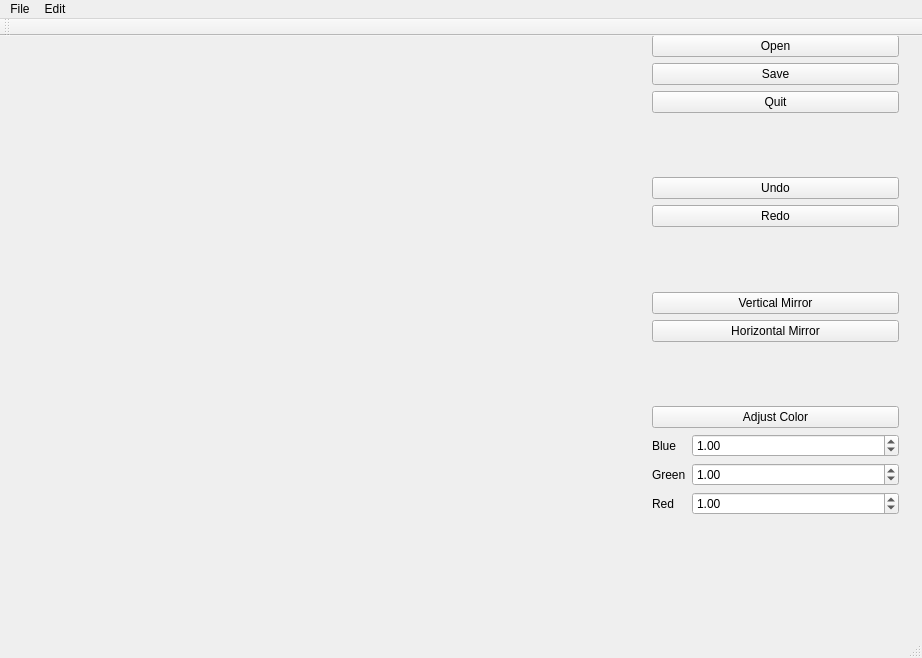
<?xml version="1.0" encoding="UTF-8"?>
<ui version="4.0">
 <class>UndoMainWin</class>
 <widget class="QMainWindow" name="UndoMainWin">
  <property name="geometry">
   <rect>
    <x>0</x>
    <y>0</y>
    <width>922</width>
    <height>545</height>
   </rect>
  </property>
  <property name="baseSize">
   <size>
    <width>0</width>
    <height>0</height>
   </size>
  </property>
  <property name="windowTitle">
   <string>UndoMainWin</string>
  </property>
  <widget class="QWidget" name="centralWidget">
   <property name="sizePolicy">
    <sizepolicy hsizetype="MinimumExpanding" vsizetype="Minimum">
     <horstretch>0</horstretch>
     <verstretch>0</verstretch>
    </sizepolicy>
   </property>
   <property name="minimumSize">
    <size>
     <width>800</width>
     <height>600</height>
    </size>
   </property>
   <widget class="QWidget" name="horizontalLayoutWidget">
    <property name="geometry">
     <rect>
      <x>-1</x>
      <y>-1</y>
      <width>911</width>
      <height>491</height>
     </rect>
    </property>
    <layout class="QHBoxLayout" name="horizontalLayout">
     <property name="sizeConstraint">
      <enum>QLayout::SetMinimumSize</enum>
     </property>
     <property name="leftMargin">
      <number>400</number>
     </property>
     <property name="topMargin">
      <number>0</number>
     </property>
     <item>
      <widget class="QLabel" name="m_ImageDisplay">
       <property name="baseSize">
        <size>
         <width>800</width>
         <height>600</height>
        </size>
       </property>
       <property name="text">
        <string/>
       </property>
      </widget>
     </item>
     <item>
      <layout class="QVBoxLayout" name="verticalLayout">
       <item>
        <widget class="QPushButton" name="openButton">
         <property name="text">
          <string>Open</string>
         </property>
        </widget>
       </item>
       <item>
        <widget class="QPushButton" name="saveButton">
         <property name="text">
          <string>Save</string>
         </property>
        </widget>
       </item>
       <item>
        <widget class="QPushButton" name="quitButton">
         <property name="text">
          <string>Quit</string>
         </property>
        </widget>
       </item>
       <item>
        <spacer name="verticalSpacer">
         <property name="orientation">
          <enum>Qt::Vertical</enum>
         </property>
         <property name="sizeHint" stdset="0">
          <size>
           <width>20</width>
           <height>40</height>
          </size>
         </property>
        </spacer>
       </item>
       <item>
        <widget class="QPushButton" name="undoButton">
         <property name="text">
          <string>Undo</string>
         </property>
        </widget>
       </item>
       <item>
        <widget class="QPushButton" name="redoButton">
         <property name="text">
          <string>Redo</string>
         </property>
        </widget>
       </item>
       <item>
        <spacer name="verticalSpacer_2">
         <property name="orientation">
          <enum>Qt::Vertical</enum>
         </property>
         <property name="sizeHint" stdset="0">
          <size>
           <width>20</width>
           <height>40</height>
          </size>
         </property>
        </spacer>
       </item>
       <item>
        <widget class="QPushButton" name="verticalMirrorButton">
         <property name="text">
          <string>Vertical Mirror</string>
         </property>
        </widget>
       </item>
       <item>
        <widget class="QPushButton" name="horizontalMirrorButton">
         <property name="text">
          <string>Horizontal Mirror</string>
         </property>
        </widget>
       </item>
       <item>
        <spacer name="verticalSpacer_3">
         <property name="orientation">
          <enum>Qt::Vertical</enum>
         </property>
         <property name="sizeHint" stdset="0">
          <size>
           <width>20</width>
           <height>40</height>
          </size>
         </property>
        </spacer>
       </item>
       <item>
        <widget class="QPushButton" name="adjustColorButton">
         <property name="text">
          <string>Adjust Color</string>
         </property>
        </widget>
       </item>
       <item>
        <layout class="QFormLayout" name="formLayout">
         <item row="1" column="0">
          <widget class="QLabel" name="blueLabel">
           <property name="text">
            <string>Blue</string>
           </property>
          </widget>
         </item>
         <item row="1" column="1">
          <widget class="QDoubleSpinBox" name="redSpin">
           <property name="maximum">
            <double>10.000000000000000</double>
           </property>
           <property name="singleStep">
            <double>0.100000000000000</double>
           </property>
           <property name="value">
            <double>1.000000000000000</double>
           </property>
          </widget>
         </item>
         <item row="2" column="0">
          <widget class="QLabel" name="greenLabel">
           <property name="text">
            <string>Green</string>
           </property>
          </widget>
         </item>
         <item row="2" column="1">
          <widget class="QDoubleSpinBox" name="greenSpin">
           <property name="maximum">
            <double>10.000000000000000</double>
           </property>
           <property name="singleStep">
            <double>0.100000000000000</double>
           </property>
           <property name="value">
            <double>1.000000000000000</double>
           </property>
          </widget>
         </item>
         <item row="3" column="0">
          <widget class="QLabel" name="redLabel">
           <property name="text">
            <string>Red</string>
           </property>
          </widget>
         </item>
         <item row="3" column="1">
          <widget class="QDoubleSpinBox" name="blueSpin">
           <property name="maximum">
            <double>10.000000000000000</double>
           </property>
           <property name="singleStep">
            <double>0.100000000000000</double>
           </property>
           <property name="value">
            <double>1.000000000000000</double>
           </property>
          </widget>
         </item>
        </layout>
       </item>
      </layout>
     </item>
    </layout>
   </widget>
  </widget>
  <widget class="QMenuBar" name="menuBar">
   <property name="geometry">
    <rect>
     <x>0</x>
     <y>0</y>
     <width>922</width>
     <height>24</height>
    </rect>
   </property>
   <widget class="QMenu" name="menuFile">
    <property name="title">
     <string>File</string>
    </property>
    <addaction name="actionOpen"/>
    <addaction name="actionClose"/>
    <addaction name="actionSave"/>
    <addaction name="actionQuit"/>
   </widget>
   <widget class="QMenu" name="menuEdit">
    <property name="title">
     <string>Edit</string>
    </property>
    <addaction name="actionAdjust_Color"/>
    <addaction name="actionMirror_Pixels_Horizontal"/>
    <addaction name="actionMirror_Pixels_Vertical"/>
    <addaction name="actionUndo_The_Last_Action"/>
   </widget>
   <addaction name="menuFile"/>
   <addaction name="menuEdit"/>
  </widget>
  <widget class="QToolBar" name="mainToolBar">
   <attribute name="toolBarArea">
    <enum>TopToolBarArea</enum>
   </attribute>
   <attribute name="toolBarBreak">
    <bool>false</bool>
   </attribute>
  </widget>
  <widget class="QStatusBar" name="statusBar"/>
  <action name="actionOpen">
   <property name="text">
    <string>Open</string>
   </property>
   <property name="shortcut">
    <string>Ctrl+O</string>
   </property>
  </action>
  <action name="actionClose">
   <property name="text">
    <string>Close</string>
   </property>
   <property name="shortcut">
    <string>Ctrl+C</string>
   </property>
  </action>
  <action name="actionSave">
   <property name="text">
    <string>Save</string>
   </property>
   <property name="shortcut">
    <string>Ctrl+S</string>
   </property>
  </action>
  <action name="actionAdjust_Color">
   <property name="text">
    <string>Adjust Color</string>
   </property>
   <property name="shortcut">
    <string>Ctrl+A</string>
   </property>
  </action>
  <action name="actionMirror_Pixels_Horizontal">
   <property name="text">
    <string>Mirror Pixels Horizontal</string>
   </property>
   <property name="shortcut">
    <string>Ctrl+M</string>
   </property>
  </action>
  <action name="actionMirror_Pixels_Vertical">
   <property name="text">
    <string>Mirror Pixels Vertical </string>
   </property>
   <property name="shortcut">
    <string>Ctrl+V</string>
   </property>
  </action>
  <action name="actionQuit">
   <property name="text">
    <string>Quit</string>
   </property>
   <property name="shortcut">
    <string>Ctrl+Q</string>
   </property>
  </action>
  <action name="actionUndo_The_Last_Action">
   <property name="text">
    <string>Undo The Last Action</string>
   </property>
   <property name="shortcut">
    <string>Ctrl+U</string>
   </property>
  </action>
 </widget>
 <layoutdefault spacing="6" margin="11"/>
 <resources/>
 <connections/>
</ui>
